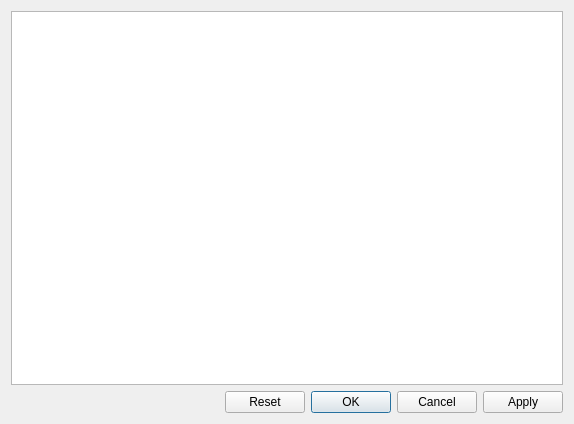
<?xml version="1.0" encoding="UTF-8"?>
<ui version="4.0">
 <class>ImageCropDialog</class>
 <widget class="QDialog" name="ImageCropDialog">
  <property name="geometry">
   <rect>
    <x>0</x>
    <y>0</y>
    <width>574</width>
    <height>424</height>
   </rect>
  </property>
  <property name="windowTitle">
   <string>ImageCropDialog</string>
  </property>
  <layout class="QVBoxLayout" name="verticalLayout">
   <item>
    <widget class="ImageCropGraphicsView" name="graphicsView"/>
   </item>
   <item alignment="Qt::AlignRight">
    <widget class="QDialogButtonBox" name="buttonBox">
     <property name="standardButtons">
      <set>QDialogButtonBox::Apply|QDialogButtonBox::Cancel|QDialogButtonBox::Ok|QDialogButtonBox::Reset</set>
     </property>
    </widget>
   </item>
  </layout>
 </widget>
 <customwidgets>
  <customwidget>
   <class>ImageCropGraphicsView</class>
   <extends>QGraphicsView</extends>
   <header>widgets/components/image-crop-graphicsview.h</header>
  </customwidget>
 </customwidgets>
 <resources/>
 <connections/>
</ui>
